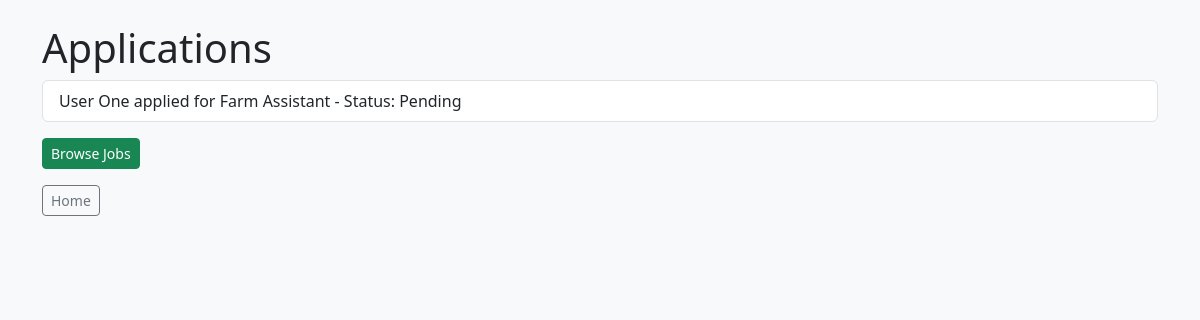
/applications/ (signed in), run on an earlier commit of the app's database.
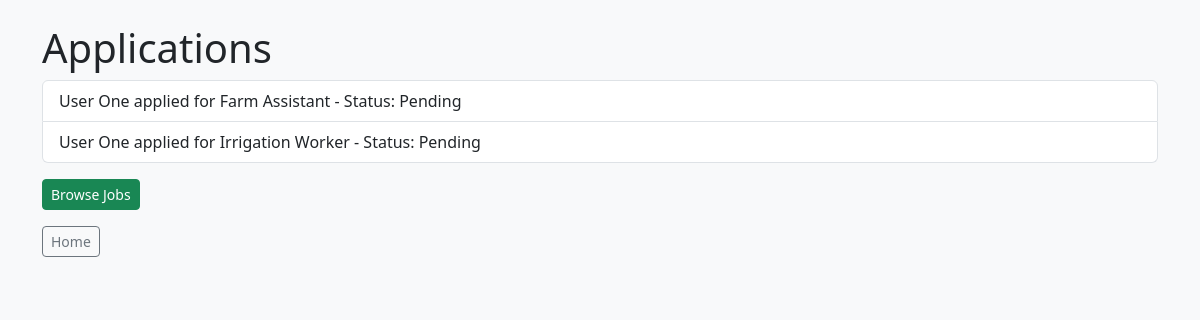
And on a later commit of the database.
### core/models.py (models this page shows, shortened)
class Application(models.Model):
    candidate = models.ForeignKey(CandidateProfile, on_delete=models.CASCADE)
    job = models.ForeignKey(Job, on_delete=models.CASCADE)
    status = models.CharField(max_length=50, default="Pending")

class CandidateProfile(models.Model):
    user = models.OneToOneField(User, on_delete=models.CASCADE)
    full_name = models.CharField(max_length=100)
    location = models.CharField(max_length=100, blank=True)
    bio = models.TextField(blank=True)

class Job(models.Model):
    employer = models.ForeignKey(EmployerProfile, on_delete=models.CASCADE)
    title = models.CharField(max_length=100)
    description = models.TextField()
    location = models.CharField(max_length=100)

### core/views.py (the view)
# urls.py: path("applications/", views.application_list, name="application_list"),
@login_required
def application_list(request):
    if is_candidate(request.user):
        candidate = get_object_or_404(CandidateProfile, user=request.user)
        applications = Application.objects.select_related("candidate", "job").filter(candidate=candidate)
    elif is_employer(request.user):
        employer = get_object_or_404(EmployerProfile, user=request.user)
        applications = Application.objects.select_related("candidate", "job", "job__employer").filter(job__employer=employer)
    elif is_recruiter(request.user) or request.user.is_superuser:
        applications = Application.objects.select_related("candidate", "job").all()
    else:
        applications = Application.objects.none()
    return render(
        request,
        "core/application_list.html",
        {"applications": applications, "user_role": get_user_role(request.user)},
    )

### core/views.py (called while the page is built)
def get_user_role(user):
    if not user.is_authenticated:
        return ""
    try:
        return user.userprofile.role
    except UserProfile.DoesNotExist:
        return ""

def is_candidate(user):
    return get_user_role(user) == "candidate"

### core/templates/core/application_list.html (shortened to what this page needs)
<!DOCTYPE html>
<html lang="en">
<head>
    <link href="https://cdn.jsdelivr.net/npm/bootstrap@5.3.3/dist/css/bootstrap.min.css" rel="stylesheet">
</head>
<body class="bg-light">
    <div class="container py-4">
    <h1>Applications</h1>
    {% if applications %}
        <ul class="list-group mb-3">
            {% for application in applications %}
                <li class="list-group-item">
                    {{ application.candidate.full_name }} applied for
                    {{ application.job.title }} -
                    Status: {{ application.status }}
                </li>
            {% endfor %}
        </ul>
    {% else %}
        <p>No applications found.</p>
    {% endif %}
    {% if user_role == "candidate" %}
    <p><a href="/jobs/" class="btn btn-success btn-sm">Browse Jobs</a></p>
    {% endif %}
    <p><a href="/" class="btn btn-outline-secondary btn-sm">Home</a></p>
    </div>
</body>
</html>

What changed in the data, as far as the page shows it:
added Application: candidate.full_name "User One", job "Irrigation Worker", status "Pending"
